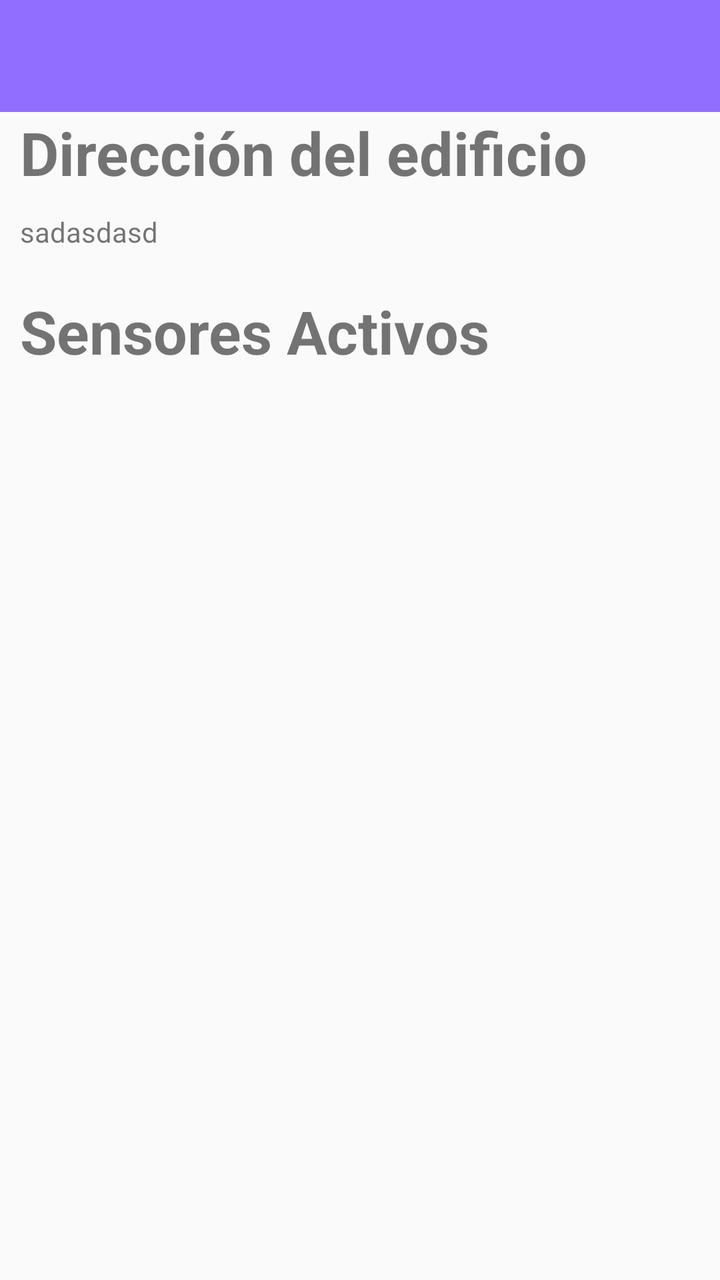
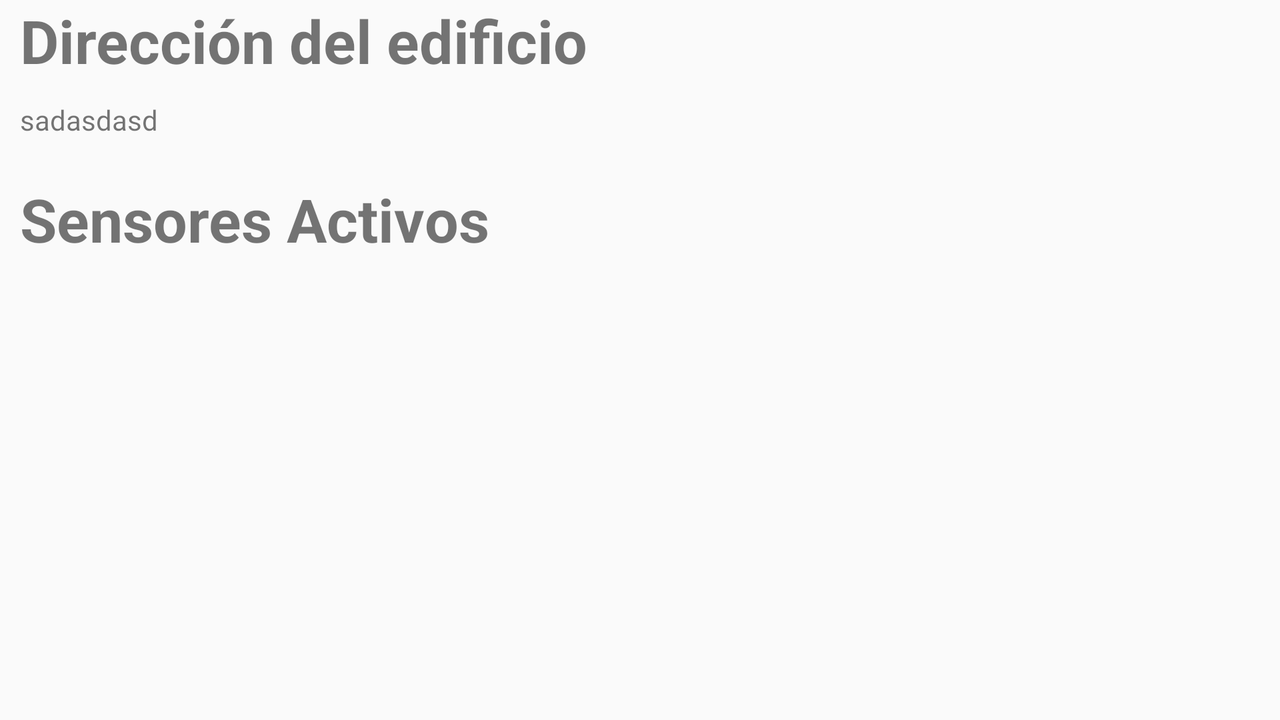

The same Android screen from two of the app's own layout files: first res/layout/ as a phone draws it, then the repository's variant for another configuration, drawn on a device whose configuration selects that folder. Both files follow.
<!-- AndroidManifest.xml: application theme AppTheme -->
<!-- res/layout/fragment_detalle_edificio.xml -->
<?xml version="1.0" encoding="utf-8"?>
<LinearLayout xmlns:android="http://schemas.android.com/apk/res/android"
    xmlns:tools="http://schemas.android.com/tools"
    android:layout_width="match_parent"
    android:layout_height="match_parent"
    android:orientation="vertical"
    tools:context=".Fragment.DetalleEdificioFragment">


        <android.support.v7.widget.Toolbar
            android:id="@+id/toolbar1"
            android:layout_width="match_parent"
            android:layout_height="?attr/actionBarSize"
            android:background="@color/lila" />


        <TextView
            android:layout_width="380dp"
            android:layout_height="wrap_content"
            android:layout_marginLeft="10dp"
            android:layout_marginBottom="10dp"
            android:text="@string/dire_edi"
            android:textSize="30dp"
            android:textStyle="bold" />

        <TextView
            android:id="@+id/EdificioDirreccion"
            android:layout_width="380dp"
            android:layout_height="wrap_content"
            android:layout_marginLeft="10dp"
            android:layout_marginBottom="20dp"
            android:text="sadasdasd" />

        <TextView
            android:layout_width="380dp"
            android:layout_height="wrap_content"
            android:layout_marginLeft="10dp"
            android:layout_marginBottom="10dp"
            android:text="@string/sens_dis"
            android:textSize="30dp"
            android:textStyle="bold" />

        <android.support.v7.widget.RecyclerView
            android:id="@+id/recyclerIDsensoresActuales"
            android:layout_width="match_parent"
            android:layout_height="wrap_content"
            android:layout_marginBottom="20dp">

        </android.support.v7.widget.RecyclerView>
</LinearLayout>
<!-- resources referenced by this layout -->
<resources>
  <color name="lila">#916eff</color>
  <string name="dire_edi">Dirección del edificio</string>
  <string name="sens_dis">Sensores Activos</string>
  <style name="AppTheme" parent="Theme.AppCompat.Light.DarkActionBar">
          
          <item name="colorPrimary">@color/lila</item>
          <item name="colorPrimaryDark">@color/lila_claro</item>
          <item name="colorAccent">@color/colorAccent</item>
      </style>
  <color name="lila_claro">#b39afd</color>
</resources>
<!-- res/layout-land/fragment_detalle_edificio.xml (the repository's variant of the layout above) -->
<!-- drawn on the phone turned sideways -->
<?xml version="1.0" encoding="utf-8"?>
<LinearLayout xmlns:android="http://schemas.android.com/apk/res/android"
    xmlns:tools="http://schemas.android.com/tools"
    android:layout_width="match_parent"
    android:layout_height="match_parent"
    android:orientation="vertical"
    tools:context=".Fragment.DetalleEdificioFragment">




        <TextView
            android:layout_width="380dp"
            android:layout_height="wrap_content"
            android:layout_marginLeft="10dp"
            android:layout_marginBottom="10dp"
            android:text="@string/dire_edi"
            android:textSize="30dp"
            android:textStyle="bold" />

        <TextView
            android:id="@+id/EdificioDirreccion"
            android:layout_width="380dp"
            android:layout_height="wrap_content"
            android:layout_marginLeft="10dp"
            android:layout_marginBottom="20dp"
            android:text="sadasdasd" />

        <TextView
            android:layout_width="380dp"
            android:layout_height="wrap_content"
            android:layout_marginLeft="10dp"
            android:layout_marginBottom="10dp"
            android:text="@string/sens_dis"
            android:textSize="30dp"
            android:textStyle="bold" />

        <android.support.v7.widget.RecyclerView
            android:id="@+id/recyclerIDsensoresActuales"
            android:layout_width="match_parent"
            android:layout_height="wrap_content"
            android:layout_marginBottom="20dp">

        </android.support.v7.widget.RecyclerView>
</LinearLayout>
<!-- resources referenced by the variant -->
<!-- as the phone turned sideways resolves them -->
<resources>
  <string name="dire_edi">Dirección del edificio</string>
  <string name="sens_dis">Sensores Activos</string>
  <style name="AppTheme" parent="Theme.AppCompat.Light.DarkActionBar">
          
          <item name="colorPrimary">@color/lila</item>
          <item name="colorPrimaryDark">@color/lila_claro</item>
          <item name="colorAccent">@color/colorAccent</item>
      </style>
  <color name="lila">#916eff</color>
  <color name="lila_claro">#b39afd</color>
</resources>
